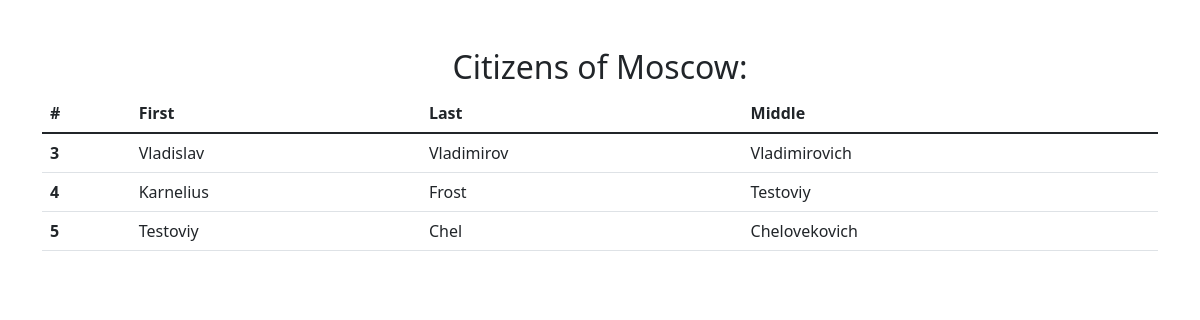
The page /city/3/ on the database its author committed.
### city/models.py (models this page shows, shortened)
class City(models.Model):
    name = models.CharField(max_length=200)

class Citizen(models.Model):
    firstname = models.CharField(max_length=200)
    lastname = models.CharField(max_length=200)
    middlename = models.CharField(max_length=200)
    city = models.ForeignKey('city.City', on_delete=models.CASCADE, related_name='citizens')

### city/views.py (the view)
# urls.py: path('city/<int:pk>/', views.city_detail, name='city_detail'),
def city_detail(request, pk):
    city = get_object_or_404(City, pk=pk)
    return render(request, 'city_detail.html', {'city': city})

### city/templates/city_detail.html
{% extends 'base.html' %}
{% block content %}
<div class="d-flex d-ai-center">
    <div class="bd-content col-sm-12">
        <h2 class="text-center">Citizens of {{city.name}}:</h2>
        <table class="table">
            <thead>
            <tr>
                <th scope="col">#</th>
                <th scope="col">First</th>
                <th scope="col">Last</th>
                <th scope="col">Middle</th>
            </tr>
            </thead>
            <tbody>
            {% for citizen in city.citizens.all %}
            <tr>
                <th scope="row">{{citizen.id}}</th>
                <td>{{citizen.firstname}}</td>
                <td>{{citizen.lastname}}</td>
                <td>{{citizen.middlename}}</td>
            </tr>
            {% endfor %}
            </tbody>
        </table>
    </div>
</div>
{% endblock %}

### rows shown on the page
City: name "Moscow"
Citizen: id "3", firstname "Vladislav", lastname "Vladimirov", middlename "Vladimirovich"
Citizen: id "4", firstname "Karnelius", lastname "Frost", middlename "Testoviy"
Citizen: id "5", firstname "Testoviy", lastname "Chel", middlename "Chelovekovich"
